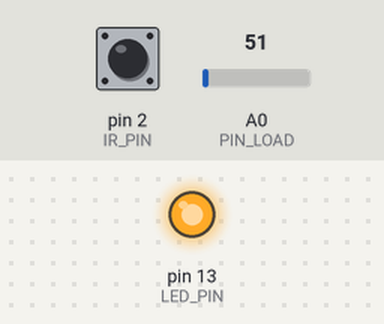
A sketch run on a simulated Arduino Uno, built with avr-gcc and run on an emulated ATmega328P. Shown: output pins drawn as LEDs (lit = HIGH). Dashed ring = blinking. The inputs (shaded band) are chosen by the test bench; at power-on: pin 2 (IR_PIN) LOW, A0 (PIN_LOAD) = 51. What the sketch prints to the serial monitor is not drawn.

Above: at 2.0 s.
2.1 s: pin 2 (IR_PIN) driven HIGH
At 3.6 s:
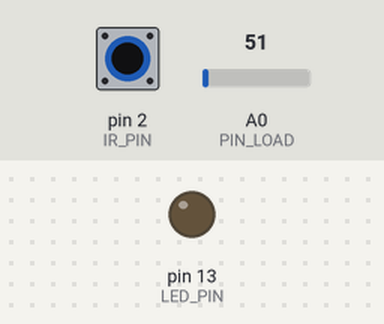
6.6 s: pin 2 (IR_PIN) driven LOW
At 7.8 s:
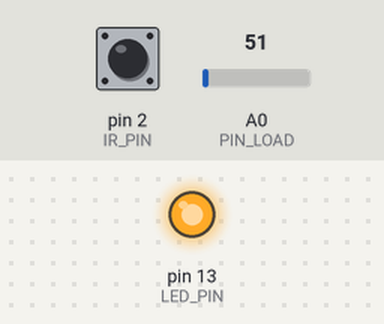
10.2 s: pin 2 (IR_PIN) pulsed HIGH 2 times (0.12 s each, 0.3 s apart)
At 10.43 s:
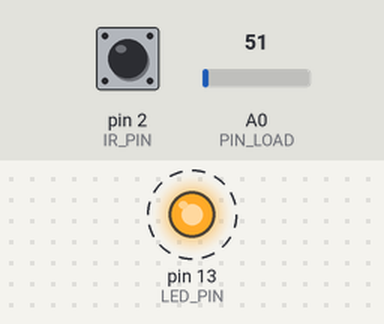
Timing chart, 0 to 13.2 s (numbered marks = the images above; inputs shaded):
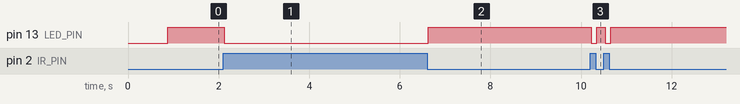

The sketch:

crane_overload_m1.ino
```cpp
/**
 * @file crane_overload_m1.ino
 * @brief Crane Overload (MCT332s) - Milestone 1 firmware: the two sensor prototypes + the serial link to the NodeMCU.
 *
 * Modules
 *   load_ir_detection            ON/OFF sensor: IR obstacle module (FC-51) sees the load at the top
 *                                (OUT active LOW) -> LED on D13, "STOP!" / "KEEP GOING".
 *   load_cell_with_conditioning  Analog sensor with conditioning: 5 kg load cell -> AD620AN
 *                                (RG 180 ohm, gain 275.4, REF 1.56 V via LM358) -> 16k/1uF -> A0.
 *
 * Wiring (as tested)
 *   IR module: VCC 5V, GND, OUT -> D2.   Load cell + AD620: see load-cell-AD620-wiring.png, output on A0.
 *   Note: in the full crane, D2/D3 are kept for the motor encoder interrupts; move IR OUT to A2 then
 *   and change IR_PIN below (A2 works as a digital input).
 *
 * Link to the NodeMCU: SoftwareSerial on D10 (RX) / D11 (TX, through the 1k/2k divider), 9600 baud.
 *   Uno -> NodeMCU every 200 ms:  D,<kg>,<top 0|1>*HH      (HH = XOR checksum of the text before '*')
 *   NodeMCU -> Uno:               C,TARE*HH                 -> Uno tares and answers A,TARE,1*HH
 *
 * Serial Monitor 115200 baud, line ending "Newline". Commands:
 *   t        tare the load cell (empty basket)
 *   c 1000   calibrate with a known weight in grams
 *   s        show load cell settings and measured sensitivity (mV/V)
 *   r        toggle the raw / voltage columns
 *   x        clear the saved calibration
 */
#include <EEPROM.h>
#include <SoftwareSerial.h>

// =====================================================================================
// Module 1: load_ir_detection  (ON/OFF sensor)
// =====================================================================================
namespace load_ir_detection {
  const uint8_t IR_PIN = 2;              // FC-51 OUT (active LOW: LOW = object detected)
  const uint8_t LED_PIN = 13;            // built-in LED (or an external LED/buzzer)
  const uint16_t DEBOUNCE_MS = 20;       // the output must stay the same this long to be accepted

  bool detectedState = false;            // debounced state
  bool lastRaw = false;
  unsigned long lastChangeMs = 0;

  /**
   * Sets the IR input and the indicator LED.
   * @return Nothing.
   */
  void begin() {
    pinMode(IR_PIN, INPUT);
    pinMode(LED_PIN, OUTPUT);
    digitalWrite(LED_PIN, LOW);
  }

  /**
   * Reads and debounces the IR output, and drives the LED. Call every loop (non-blocking).
   * @return true if the debounced state changed on this call.
   */
  bool update() {
    const bool raw = (digitalRead(IR_PIN) == LOW);
    if (raw != lastRaw) { lastRaw = raw; lastChangeMs = millis(); }
    if (raw != detectedState && millis() - lastChangeMs >= DEBOUNCE_MS) {
      detectedState = raw;
      digitalWrite(LED_PIN, detectedState ? HIGH : LOW);
      return true;
    }
    return false;
  }

  /**
   * Current debounced state.
   * @return true when the load is detected at the top (lifting must stop).
   */
  bool detected() {
    return detectedState;
  }

  /**
   * Status text, as in the original IR sketch.
   * @return "STOP!" when detected, otherwise "KEEP GOING".
   */
  const __FlashStringHelper *statusText() {
    return detectedState ? F("STOP!") : F("KEEP GOING");
  }
}

// =====================================================================================
// Module 2: load_cell_with_conditioning  (analog sensor with signal conditioning)
// =====================================================================================
namespace load_cell_with_conditioning {
  void printSettings();                 // forward declaration (used by calibrate before its definition)

  // ------------------------------------------------------------------ hardware and design values
  const uint8_t PIN_LOAD = A0;
  const float ADC_VREF = 5.0;                      // Uno ADC reference = the same 5 V that excites the bridge
  const float RG_OHM = 180.0;
  const float GAIN = 1.0 + 49400.0 / RG_OHM;       // AD620: G = 1 + 49.4 k / RG = 275.4
  const float REF_EXPECTED = 5.0 * 1.0 / 3.2;      // 1.56 V from 2.2 k / 1 k
  const float EXCITATION = 5.0;                    // V across the bridge (red - black)
  const float CELL_CAPACITY_KG = 5.0;

  // ------------------------------------------------------------------ measurement settings
  const uint8_t OVERSAMPLE = 64;                   // ADC readings averaged per sample (≈ 7 ms)
  const float FILTER_ALPHA = 0.2;                  // exponential smoothing of the samples (0..1)
  const uint16_t PRINT_MS = 250;
  const float OUT_MIN_V = 1.0, OUT_MAX_V = 3.9;    // AD620 on a single 5 V supply swings ≈ 1.2..3.8 V

  // ------------------------------------------------------------------ calibration (saved in EEPROM)
  const uint16_t CAL_MAGIC = 0xC0A6;
  struct Calibration {
    uint16_t magic;       // CAL_MAGIC when valid
    float zeroCounts;     // ADC counts with the empty basket
    float countsPerKg;    // ADC counts per kg (slope)
  };
  Calibration cal;
  float filtered = 0;     // smoothed ADC counts
  bool showRaw = true;
  unsigned long lastPrint = 0;

  /**
   * Reads A0 OVERSAMPLE times and returns the average.
   * @return Average ADC counts (0..1023, fractional).
   */
  float readCountsAveraged() {
    uint32_t sum = 0;
    for (uint8_t i = 0; i < OVERSAMPLE; i++) sum += analogRead(PIN_LOAD);
    return (float)sum / OVERSAMPLE;
  }

  /**
   * Converts ADC counts to the voltage at A0.
   * @param counts ADC counts.
   * @return Volts.
   */
  float countsToVolts(float counts) {
    return counts * ADC_VREF / 1023.0;
  }

  /**
   * Default slope before calibration, assuming a 1 mV/V cell (1 mV per kg at 5 V excitation).
   * @return ADC counts per kg.
   */
  float defaultCountsPerKg() {
    const float voltsPerKg = (1.0e-3 * EXCITATION / CELL_CAPACITY_KG) * GAIN;   // 0.275 V/kg
    return voltsPerKg * 1023.0 / ADC_VREF;                                        // ≈ 56 counts/kg
  }

  /**
   * Loads the calibration from EEPROM, or sets defaults if none is saved.
   * @return true if a saved calibration was found.
   */
  bool loadCalibration() {
    EEPROM.get(0, cal);
    if (cal.magic == CAL_MAGIC && cal.countsPerKg > 1.0 && cal.countsPerKg < 2000.0) return true;
    cal.magic = 0;
    cal.zeroCounts = filtered;
    cal.countsPerKg = defaultCountsPerKg();
    return false;
  }

  /**
   * Saves the current calibration to EEPROM.
   * @return Nothing.
   */
  void saveCalibration() {
    cal.magic = CAL_MAGIC;
    EEPROM.put(0, cal);
  }

  /**
   * Weight from the smoothed ADC counts using the calibration.
   * @return Weight in kg (can be slightly negative around zero).
   */
  float weightKg() {
    return (filtered - cal.zeroCounts) / cal.countsPerKg;
  }

  /**
   * Averages the input for a while, to settle the filter before tare/calibration.
   * @param ms Time to average, in milliseconds.
   * @return Average ADC counts over that time.
   */
  float settleAndAverage(uint16_t ms) {
    float sum = 0;
    uint16_t n = 0;
    unsigned long t0 = millis();
    while (millis() - t0 < ms) {
      float c = readCountsAveraged();
      sum += c;
      n++;
      filtered += FILTER_ALPHA * (c - filtered);
    }
    return sum / n;
  }

  /**
   * Sets the zero point with the empty basket and saves it.
   * @return Nothing.
   */
  void tare() {
    Serial.println(F("Tare: keep the basket empty and still..."));
    cal.zeroCounts = settleAndAverage(1500);
    saveCalibration();
    Serial.print(F("Zero = "));
    Serial.print(cal.zeroCounts, 1);
    Serial.print(F(" counts ("));
    Serial.print(countsToVolts(cal.zeroCounts), 3);
    Serial.println(F(" V). Saved."));
  }

  /**
   * Calibrates the slope with a known weight in the basket and saves it.
   * @param grams The known weight in grams (e.g. 1000).
   * @return Nothing.
   */
  void calibrate(float grams) {
    if (grams <= 0) { Serial.println(F("Give the weight in grams, e.g.  c 1000")); return; }
    Serial.print(F("Calibrating with "));
    Serial.print(grams, 0);
    Serial.println(F(" g: keep it still..."));
    const float counts = settleAndAverage(2000);
    const float delta = counts - cal.zeroCounts;
    if (delta < 5) {
      Serial.println(F("Change is too small: tare first with the empty basket, or swap the green and white wires if the reading drops."));
      return;
    }
    cal.countsPerKg = delta / (grams / 1000.0);
    saveCalibration();
    Serial.print(F("Slope = "));
    Serial.print(cal.countsPerKg, 2);
    Serial.println(F(" counts/kg. Saved."));
    printSettings();
  }

  /**
   * Prints the settings and the cell sensitivity worked out from the calibration.
   * @return Nothing.
   */
  void printSettings() {
    const float voltsPerKg = countsToVolts(cal.countsPerKg);
    const float bridgeMvPerKg = voltsPerKg / GAIN * 1000.0;
    const float mvPerV = bridgeMvPerKg * CELL_CAPACITY_KG / EXCITATION;
    Serial.println(F("------------------------------------------------"));
    Serial.print(F("Gain (RG 180 ohm): ")); Serial.println(GAIN, 1);
    Serial.print(F("Zero: ")); Serial.print(cal.zeroCounts, 1); Serial.print(F(" counts = ")); Serial.print(countsToVolts(cal.zeroCounts), 3); Serial.println(F(" V"));
    Serial.print(F("Slope: ")); Serial.print(cal.countsPerKg, 2); Serial.print(F(" counts/kg = ")); Serial.print(voltsPerKg, 3); Serial.println(F(" V/kg at A0"));
    Serial.print(F("Resolution: ")); Serial.print(1000.0 / cal.countsPerKg, 1); Serial.println(F(" g per ADC count (before averaging)"));
    Serial.print(F("Cell sensitivity: ")); Serial.print(mvPerV, 2); Serial.println(cal.magic == CAL_MAGIC ? F(" mV/V (measured)") : F(" mV/V (default, not calibrated)"));
    Serial.println(F("------------------------------------------------"));
  }

  /**
   * Checks the output stays inside the AD620's usable range and explains what is wrong if not.
   * @param volts Voltage at A0.
   * @return Nothing.
   */
  void checkRange(float volts) {
    if (volts < OUT_MIN_V) Serial.print(F("   << LOW: check REF (1.56 V at AD620 pin 5), the LM358, or green/white swapped"));
    else if (volts > OUT_MAX_V) Serial.print(F("   << HIGH: output saturated: overload, or a bridge wire is loose"));
  }

  /**
   * Reads one command line from the Serial Monitor and runs it.
   * @return Nothing.
   */
  void handleSerial() {
    if (!Serial.available()) return;
    String line = Serial.readStringUntil('\n');
    line.trim();
    if (line.length() == 0) return;
    const char cmd = tolower(line.charAt(0));
    if (cmd == 't') tare();
    else if (cmd == 'c') calibrate(line.substring(1).toFloat());
    else if (cmd == 's') printSettings();
    else if (cmd == 'r') showRaw = !showRaw;
    else if (cmd == 'x') { cal.magic = 0; EEPROM.put(0, cal); loadCalibration(); Serial.println(F("Calibration cleared (defaults).")); }
    else Serial.println(F("Commands: t | c <grams> | s | r | x"));
  }

  /**
   * Prints one line of readings.
   * @return Nothing.
   */
  void printReading() {
    const float volts = countsToVolts(filtered);
    const float dV = volts - countsToVolts(cal.zeroCounts);
    if (showRaw) {
      Serial.print(F("raw ")); Serial.print(filtered, 1);
      Serial.print(F("   A0 ")); Serial.print(volts, 3); Serial.print(F(" V"));
      Serial.print(F("   dV ")); Serial.print(dV >= 0 ? F("+") : F("")); Serial.print(dV, 3);
      Serial.print(F("   bridge ")); Serial.print(dV / GAIN * 1000.0, 2); Serial.print(F(" mV   "));
    }
    Serial.print(F("weight ")); Serial.print(weightKg(), 3); Serial.print(F(" kg"));
    checkRange(volts);
    Serial.println();
  }

  /**
   * Settles the input and loads (or creates) the calibration, then prints the settings.
   * @return Nothing.
   */
  void begin() {
    filtered = readCountsAveraged();
    settleAndAverage(800);
    if (loadCalibration()) Serial.println(F("Saved calibration loaded."));
    else Serial.println(F("No calibration yet: using 1 mV/V defaults. Empty basket -> type t, then a known weight -> c <grams>."));
    printSettings();
  }

  /**
   * Takes one oversampled reading into the smoothing filter. Call every loop.
   * @return Nothing.
   */
  void update() {
    filtered += FILTER_ALPHA * (readCountsAveraged() - filtered);
  }
}

// =====================================================================================
// Module 3: link  (serial link to the NodeMCU Wi-Fi / MQTT bridge)
// =====================================================================================
namespace link {
  const uint8_t RX_PIN = 10;             // from NodeMCU D6 (its TX), direct
  const uint8_t TX_PIN = 11;             // to NodeMCU D5 (its RX) through the 1k / 2k divider
  const uint32_t BAUD = 9600;
  const uint16_t SEND_MS = 200;          // 5 readings per second

  SoftwareSerial port(RX_PIN, TX_PIN);
  char rxBuf[48];
  uint8_t rxLen = 0;
  unsigned long lastSendMs = 0;

  /**
   * XOR checksum of a text line (NMEA style).
   * @param s Text before the '*'.
   * @return Checksum byte.
   */
  uint8_t checksum(const char *s) {
    uint8_t c = 0;
    while (*s) c ^= (uint8_t)*s++;
    return c;
  }

  /**
   * Sends one line to the NodeMCU with its checksum appended.
   * @param body Text without the checksum, e.g. "D,1.234,0".
   * @return Nothing.
   */
  void sendLine(const char *body) {
    char out[64];
    snprintf(out, sizeof out, "%s*%02X", body, checksum(body));
    port.println(out);
  }

  /**
   * Starts the software serial port.
   * @return Nothing.
   */
  void begin() {
    port.begin(BAUD);
  }

  /**
   * Sends the current weight (kg) and the IR top state.
   * @return Nothing.
   */
  void sendReading() {
    char kg[12], body[40];
    dtostrf(load_cell_with_conditioning::weightKg(), 1, 3, kg);
    snprintf(body, sizeof body, "D,%s,%d", kg, load_ir_detection::detected() ? 1 : 0);
    sendLine(body);
  }

  /**
   * Checks the checksum of a received line and runs the command in it.
   * @param line Received text without the line ending (modified in place).
   * @return Nothing.
   */
  void handleLine(char *line) {
    char *star = strchr(line, '*');
    if (!star) return;
    *star = 0;
    const uint8_t got = (uint8_t)strtol(star + 1, nullptr, 16);
    if (got != checksum(line)) return;                     // corrupted line: ignore
    if (strcmp(line, "C,TARE") == 0) {
      load_cell_with_conditioning::tare();
      sendLine("A,TARE,1");
    }
  }

  /**
   * Reads incoming characters and sends a reading every SEND_MS. Call every loop.
   * @return Nothing.
   */
  void update() {
    while (port.available()) {
      const char c = port.read();
      if (c == '\n' || c == '\r') {
        if (rxLen) { rxBuf[rxLen] = 0; handleLine(rxBuf); rxLen = 0; }
      } else if (rxLen < sizeof(rxBuf) - 1) {
        rxBuf[rxLen++] = c;
      } else {
        rxLen = 0;                                          // line too long: drop it
      }
    }
    if (millis() - lastSendMs >= SEND_MS) {
      lastSendMs = millis();
      sendReading();
    }
  }
}

// =====================================================================================
// Main sketch
// =====================================================================================
const uint16_t STATUS_MS = 250;                  // one status line every 250 ms
unsigned long lastStatusMs = 0;

/**
 * Prints one combined line: IR state, then the load cell reading.
 * @return Nothing.
 */
void printStatus() {
  Serial.print(F("IR: "));
  Serial.print(load_ir_detection::statusText());
  Serial.print(load_ir_detection::detected() ? F("        | ") : F("   | "));
  load_cell_with_conditioning::printReading();
}

/**
 * Starts serial and both sensor modules.
 * @return Nothing.
 */
void setup() {
  Serial.begin(115200);
  analogReference(DEFAULT);
  Serial.println(F("\nCrane Overload - Milestone 1: IR top detection + load cell (AD620)"));
  load_ir_detection::begin();
  load_cell_with_conditioning::begin();
  link::begin();
}

/**
 * Updates both sensors, handles load cell commands, prints a status line every STATUS_MS,
 * and prints IR changes immediately.
 * @return Nothing.
 */
void loop() {
  if (load_ir_detection::update()) {
    Serial.print(F(">> IR changed: "));
    Serial.println(load_ir_detection::statusText());
  }
  load_cell_with_conditioning::update();
  load_cell_with_conditioning::handleSerial();
  link::update();
  if (millis() - lastStatusMs >= STATUS_MS) {
    lastStatusMs = millis();
    printStatus();
  }
}
```

Measured:
- after the input at 2.1 s, pin 13 (LED_PIN): HIGH → LOW at once
- after the input at 6.6 s, pin 13 (LED_PIN): LOW → HIGH at once
- after the input at 10.2 s, pin 13 (LED_PIN): alternates HIGH for 0.19 s and LOW for 0.12 s, 4 changes in all, then stays HIGH, starting at once
